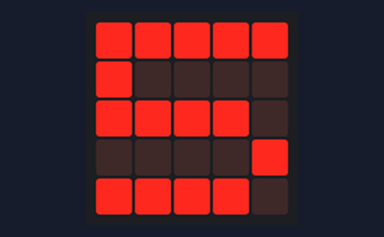
A program run on a simulated BBC micro:bit (MakeCode). On the bench: the board's 5×5 LED display.

Above: at 0.1 s.
At 11.7 s:
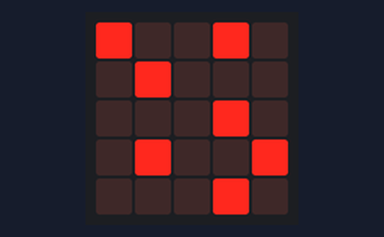
At 12.1 s:
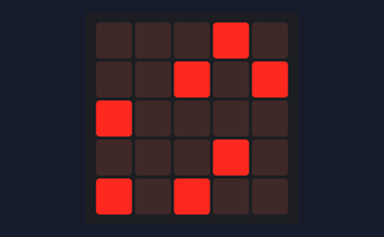
At 12.5 s:
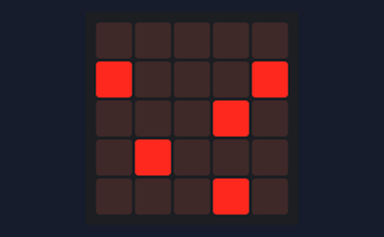
At 12.9 s:
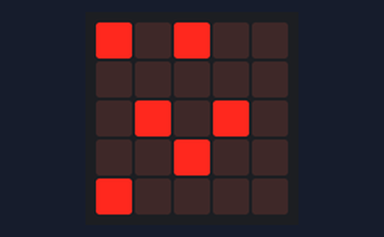
At 14.0 s:
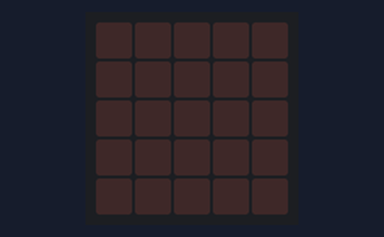

Measured:
- by itself, everything shown: repeats every 15.9 s, in 13 steps
- what the display in image 1 shows lasts 0.4 s, from 11.5 s to 11.9 s
- what the display in image 5 shows lasts 2.0 s, from 13.9 s to 15.9 s

The program:

main.ts
```typescript
basic.forever(function () {
    basic.showNumber(5)
    basic.pause(1000)
    basic.showNumber(4)
    basic.pause(1000)
    basic.showNumber(3)
    basic.pause(1000)
    basic.showNumber(2)
    basic.pause(1000)
    basic.showNumber(1)
    basic.pause(1000)
    basic.showNumber(0)
    basic.pause(2000)
    basic.showLeds(`
        # . . # .
        . # . . .
        . . . # .
        . # . . #
        . . . # .
        `)
    basic.clearScreen()
    basic.showLeds(`
        . . . # .
        . . # . #
        # . . . .
        . . . # .
        # . # . .
        `)
    basic.clearScreen()
    basic.showLeds(`
        . . . . .
        # . . . #
        . . . # .
        . # . . .
        . . . # .
        `)
    basic.clearScreen()
    basic.showLeds(`
        # . # . .
        . . . . .
        . # . # .
        . . # . .
        # . . . .
        `)
    basic.clearScreen()
    basic.showLeds(`
        . . . # .
        . # . . .
        . . . # .
        . # . . .
        # . . # .
        `)
    basic.clearScreen()
    basic.showLeds(`
        . . . . #
        # . # . .
        . # . . .
        . . # . .
        # . . . #
        `)
    basic.clearScreen()
    basic.pause(2000)
})
```

test.ts
```typescript
// 在此处测试；当此软件包作为插件使用时，将不会编译此软件包。
```
